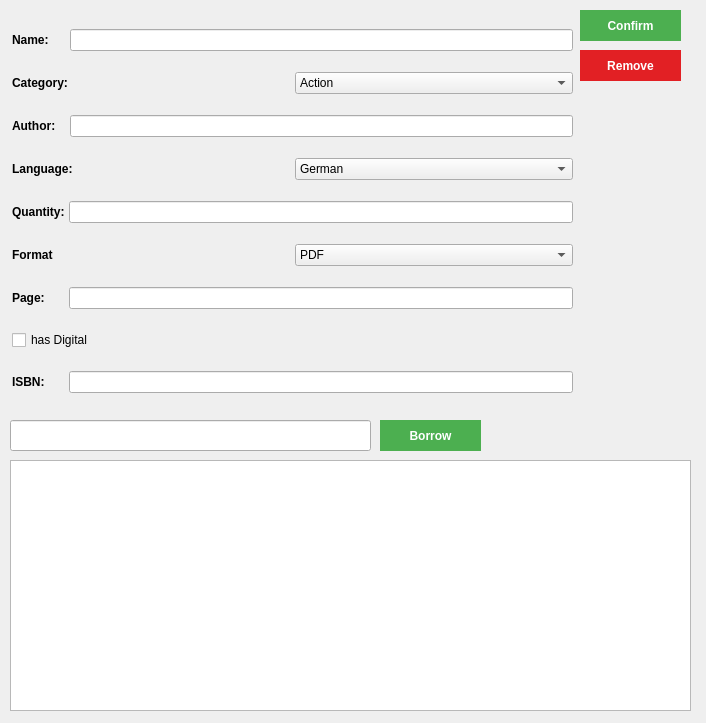
<?xml version="1.0" encoding="UTF-8"?>
<ui version="4.0">
 <class>BookDialog</class>
 <widget class="QDialog" name="BookDialog">
  <property name="geometry">
   <rect>
    <x>0</x>
    <y>0</y>
    <width>706</width>
    <height>723</height>
   </rect>
  </property>
  <property name="windowTitle">
   <string>Dialog</string>
  </property>
  <property name="styleSheet">
   <string notr="true">#borrowInput, #pushButton{
 	background-color: #4CAF50; 
 	border: none;
  	text-align: center;
  	text-decoration: none;
	font-weight: bold;
	color: white;
}

#BookDialog{
	border-image: url(:/images/assets/dialog_BG.jpg);
}

#removeBtn{
 	background-color: rgb(226, 32, 36); 
 	border: none;
  	color: white;
  	text-align: center;
  	text-decoration: none;
	font-weight: bold;
}

QLabel{
	font-weight: bold;
}
</string>
  </property>
  <widget class="QPushButton" name="pushButton">
   <property name="geometry">
    <rect>
     <x>580</x>
     <y>10</y>
     <width>101</width>
     <height>31</height>
    </rect>
   </property>
   <property name="cursor">
    <cursorShape>PointingHandCursor</cursorShape>
   </property>
   <property name="text">
    <string>Confirm</string>
   </property>
  </widget>
  <widget class="QPushButton" name="removeBtn">
   <property name="geometry">
    <rect>
     <x>580</x>
     <y>50</y>
     <width>101</width>
     <height>31</height>
    </rect>
   </property>
   <property name="cursor">
    <cursorShape>PointingHandCursor</cursorShape>
   </property>
   <property name="text">
    <string>Remove</string>
   </property>
  </widget>
  <widget class="QTableView" name="personTable">
   <property name="enabled">
    <bool>true</bool>
   </property>
   <property name="geometry">
    <rect>
     <x>10</x>
     <y>460</y>
     <width>681</width>
     <height>251</height>
    </rect>
   </property>
   <property name="sortingEnabled">
    <bool>true</bool>
   </property>
   <attribute name="verticalHeaderVisible">
    <bool>false</bool>
   </attribute>
  </widget>
  <widget class="QLineEdit" name="personInput">
   <property name="geometry">
    <rect>
     <x>10</x>
     <y>420</y>
     <width>361</width>
     <height>31</height>
    </rect>
   </property>
  </widget>
  <widget class="QPushButton" name="borrowInput">
   <property name="geometry">
    <rect>
     <x>380</x>
     <y>420</y>
     <width>101</width>
     <height>31</height>
    </rect>
   </property>
   <property name="cursor">
    <cursorShape>PointingHandCursor</cursorShape>
   </property>
   <property name="text">
    <string>Borrow</string>
   </property>
  </widget>
  <widget class="QLabel" name="bookAvaiable">
   <property name="geometry">
    <rect>
     <x>490</x>
     <y>420</y>
     <width>261</width>
     <height>21</height>
    </rect>
   </property>
   <property name="text">
    <string/>
   </property>
  </widget>
  <widget class="QWidget" name="layoutWidget">
   <property name="geometry">
    <rect>
     <x>12</x>
     <y>12</y>
     <width>561</width>
     <height>401</height>
    </rect>
   </property>
   <layout class="QVBoxLayout" name="verticalLayout">
    <property name="spacing">
     <number>4</number>
    </property>
    <item>
     <layout class="QHBoxLayout" name="horizontalLayout">
      <item>
       <widget class="QLabel" name="label">
        <property name="text">
         <string>Name:     </string>
        </property>
       </widget>
      </item>
      <item>
       <widget class="QLineEdit" name="bookName"/>
      </item>
     </layout>
    </item>
    <item>
     <layout class="QHBoxLayout" name="horizontalLayout_8">
      <item>
       <widget class="QLabel" name="label_8">
        <property name="text">
         <string>Category:</string>
        </property>
       </widget>
      </item>
      <item>
       <widget class="QComboBox" name="bookCategory">
        <item>
         <property name="text">
          <string>Action</string>
         </property>
        </item>
        <item>
         <property name="text">
          <string>Education</string>
         </property>
        </item>
        <item>
         <property name="text">
          <string>Computers</string>
         </property>
        </item>
        <item>
         <property name="text">
          <string>Programming</string>
         </property>
        </item>
        <item>
         <property name="text">
          <string>Adventure</string>
         </property>
        </item>
        <item>
         <property name="text">
          <string>Comedy</string>
         </property>
        </item>
        <item>
         <property name="text">
          <string>Crime</string>
         </property>
        </item>
        <item>
         <property name="text">
          <string>Drama</string>
         </property>
        </item>
        <item>
         <property name="text">
          <string>Fantasy</string>
         </property>
        </item>
        <item>
         <property name="text">
          <string>Historical</string>
         </property>
        </item>
        <item>
         <property name="text">
          <string>Historical fiction</string>
         </property>
        </item>
        <item>
         <property name="text">
          <string>Horror</string>
         </property>
        </item>
        <item>
         <property name="text">
          <string>Magical realism</string>
         </property>
        </item>
        <item>
         <property name="text">
          <string>Mystery</string>
         </property>
        </item>
        <item>
         <property name="text">
          <string>Paranoid fiction</string>
         </property>
        </item>
        <item>
         <property name="text">
          <string>Philosophical</string>
         </property>
        </item>
        <item>
         <property name="text">
          <string>Political</string>
         </property>
        </item>
        <item>
         <property name="text">
          <string>Romance</string>
         </property>
        </item>
        <item>
         <property name="text">
          <string>Saga</string>
         </property>
        </item>
        <item>
         <property name="text">
          <string>Satire</string>
         </property>
        </item>
        <item>
         <property name="text">
          <string>Science fiction</string>
         </property>
        </item>
        <item>
         <property name="text">
          <string>Social</string>
         </property>
        </item>
        <item>
         <property name="text">
          <string>Speculative</string>
         </property>
        </item>
        <item>
         <property name="text">
          <string>Thriller</string>
         </property>
        </item>
        <item>
         <property name="text">
          <string>Urban</string>
         </property>
        </item>
        <item>
         <property name="text">
          <string>Western</string>
         </property>
        </item>
       </widget>
      </item>
     </layout>
    </item>
    <item>
     <layout class="QHBoxLayout" name="horizontalLayout_3">
      <item>
       <widget class="QLabel" name="label_3">
        <property name="text">
         <string>Author:   </string>
        </property>
       </widget>
      </item>
      <item>
       <widget class="QLineEdit" name="bookAuthor"/>
      </item>
     </layout>
    </item>
    <item>
     <layout class="QHBoxLayout" name="horizontalLayout_4">
      <item>
       <widget class="QLabel" name="label_4">
        <property name="text">
         <string>Language:</string>
        </property>
       </widget>
      </item>
      <item>
       <widget class="QComboBox" name="bookLanguage">
        <item>
         <property name="text">
          <string>German</string>
         </property>
        </item>
        <item>
         <property name="text">
          <string>Arabic</string>
         </property>
        </item>
        <item>
         <property name="text">
          <string>French</string>
         </property>
        </item>
        <item>
         <property name="text">
          <string>English</string>
         </property>
        </item>
        <item>
         <property name="text">
          <string>Russian</string>
         </property>
        </item>
        <item>
         <property name="text">
          <string>Spanish</string>
         </property>
        </item>
        <item>
         <property name="text">
          <string>Chinese</string>
         </property>
        </item>
        <item>
         <property name="text">
          <string>Vietnamese</string>
         </property>
        </item>
       </widget>
      </item>
     </layout>
    </item>
    <item>
     <layout class="QHBoxLayout" name="horizontalLayout_5">
      <item>
       <widget class="QLabel" name="label_5">
        <property name="text">
         <string>Quantity:</string>
        </property>
       </widget>
      </item>
      <item>
       <widget class="QLineEdit" name="bookQuantity"/>
      </item>
     </layout>
    </item>
    <item>
     <layout class="QHBoxLayout" name="horizontalLayout_6">
      <item>
       <widget class="QLabel" name="label_6">
        <property name="text">
         <string>Format</string>
        </property>
       </widget>
      </item>
      <item>
       <widget class="QComboBox" name="bookFormat">
        <item>
         <property name="text">
          <string>PDF</string>
         </property>
        </item>
        <item>
         <property name="text">
          <string>PAPER</string>
         </property>
        </item>
        <item>
         <property name="text">
          <string>EPUB</string>
         </property>
        </item>
        <item>
         <property name="text">
          <string>MOBI</string>
         </property>
        </item>
        <item>
         <property name="text">
          <string>TXT</string>
         </property>
        </item>
        <item>
         <property name="text">
          <string>DOC/DOCX</string>
         </property>
        </item>
        <item>
         <property name="text">
          <string>DJVU</string>
         </property>
        </item>
        <item>
         <property name="text">
          <string>KINDLE</string>
         </property>
        </item>
        <item>
         <property name="text">
          <string>PRC</string>
         </property>
        </item>
        <item>
         <property name="text">
          <string>HTML/XML</string>
         </property>
        </item>
       </widget>
      </item>
     </layout>
    </item>
    <item>
     <layout class="QHBoxLayout" name="horizontalLayout_7">
      <item>
       <widget class="QLabel" name="label_7">
        <property name="text">
         <string>Page:      </string>
        </property>
       </widget>
      </item>
      <item>
       <widget class="QLineEdit" name="bookPage"/>
      </item>
     </layout>
    </item>
    <item>
     <widget class="QCheckBox" name="hasDigital">
      <property name="text">
       <string>has Digital</string>
      </property>
     </widget>
    </item>
    <item>
     <layout class="QHBoxLayout" name="horizontalLayout_9">
      <item>
       <widget class="QLabel" name="label_9">
        <property name="text">
         <string>ISBN:      </string>
        </property>
       </widget>
      </item>
      <item>
       <widget class="QLineEdit" name="bookISBN"/>
      </item>
     </layout>
    </item>
   </layout>
  </widget>
 </widget>
 <resources/>
 <connections/>
</ui>
